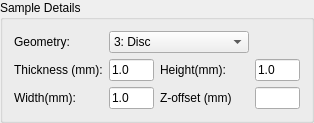
      <widget class="QGroupBox" name="groupBox_8" >
       <property name="geometry" >
        <rect>
         <x>21</x>
         <y>3</y>
         <width>314</width>
         <height>111</height>
        </rect>
       </property>
       <property name="title" >
        <string>Sample Details</string>
       </property>
       <layout class="QGridLayout" name="gridLayout_5" >
        <item row="0" column="0" >
         <widget class="QLabel" name="label_47" >
          <property name="text" >
           <string>Geometry:</string>
          </property>
         </widget>
        </item>
        <item row="0" column="1" colspan="2" >
         <widget class="QComboBox" name="sample_geomid" >
          <property name="maximumSize" >
           <size>
            <width>16777215</width>
            <height>16777215</height>
           </size>
          </property>
          <property name="currentIndex" >
           <number>2</number>
          </property>
          <item>
           <property name="text" >
            <string>1: Cylinder</string>
           </property>
          </item>
          <item>
           <property name="text" >
            <string>2: Flat plate</string>
           </property>
          </item>
          <item>
           <property name="text" >
            <string>3: Disc</string>
           </property>
          </item>
         </widget>
        </item>
        <item row="3" column="0" >
         <widget class="QLabel" name="label_50" >
          <property name="text" >
           <string>Width(mm):</string>
          </property>
          <property name="alignment" >
           <set>Qt::AlignLeading|Qt::AlignLeft|Qt::AlignVCenter</set>
          </property>
         </widget>
        </item>
        <item row="1" column="1" >
         <widget class="QLineEdit" name="sample_thick" >
          <property name="maximumSize" >
           <size>
            <width>45</width>
            <height>16777215</height>
           </size>
          </property>
          <property name="text" >
           <string>1.0</string>
          </property>
         </widget>
        </item>
        <item row="3" column="1" >
         <widget class="QLineEdit" name="sample_width" >
          <property name="maximumSize" >
           <size>
            <width>45</width>
            <height>16777215</height>
           </size>
          </property>
          <property name="text" >
           <string>1.0</string>
          </property>
         </widget>
        </item>
        <item row="1" column="0" >
         <widget class="QLabel" name="label_48" >
          <property name="text" >
           <string>Thickness (mm):</string>
          </property>
          <property name="alignment" >
           <set>Qt::AlignLeading|Qt::AlignLeft|Qt::AlignVCenter</set>
          </property>
         </widget>
        </item>
        <item row="1" column="2" >
         <widget class="QLabel" name="label_49" >
          <property name="text" >
           <string>Height(mm):</string>
          </property>
          <property name="alignment" >
           <set>Qt::AlignLeading|Qt::AlignLeft|Qt::AlignVCenter</set>
          </property>
         </widget>
        </item>
        <item row="1" column="3" >
         <widget class="QLineEdit" name="sample_height" >
          <property name="maximumSize" >
           <size>
            <width>45</width>
            <height>16777215</height>
           </size>
          </property>
          <property name="text" >
           <string>1.0</string>
          </property>
         </widget>
        </item>
        <item row="3" column="2" >
         <widget class="QLabel" name="label_31" >
          <property name="text" >
           <string>Z-offset (mm)</string>
          </property>
         </widget>
        </item>
        <item row="3" column="3" >
         <widget class="QLineEdit" name="smpl_offset" >
          <property name="maximumSize" >
           <size>
            <width>45</width>
            <height>16777215</height>
           </size>
          </property>
         </widget>
        </item>
       </layout>
      </widget>
